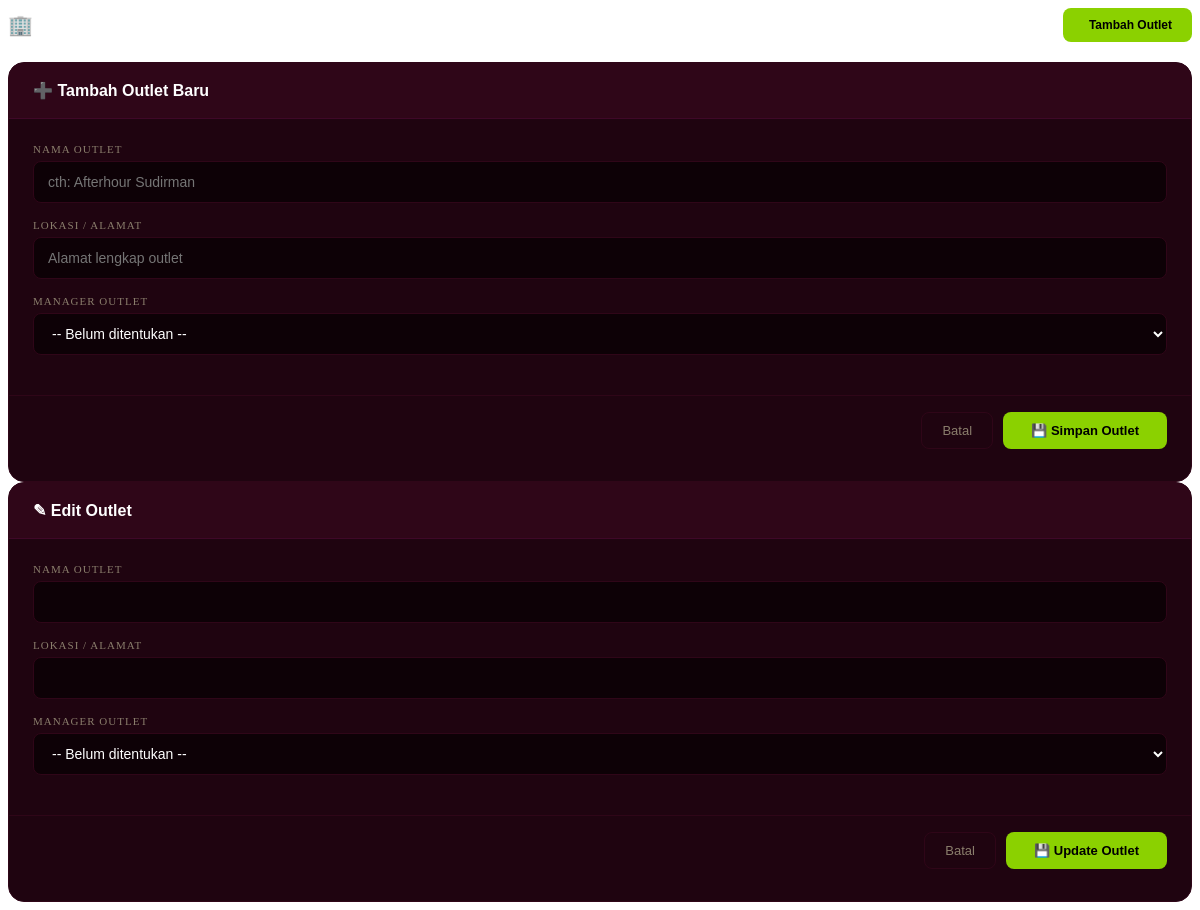
/pages/outletlist.php, run on an earlier commit of the app's database.
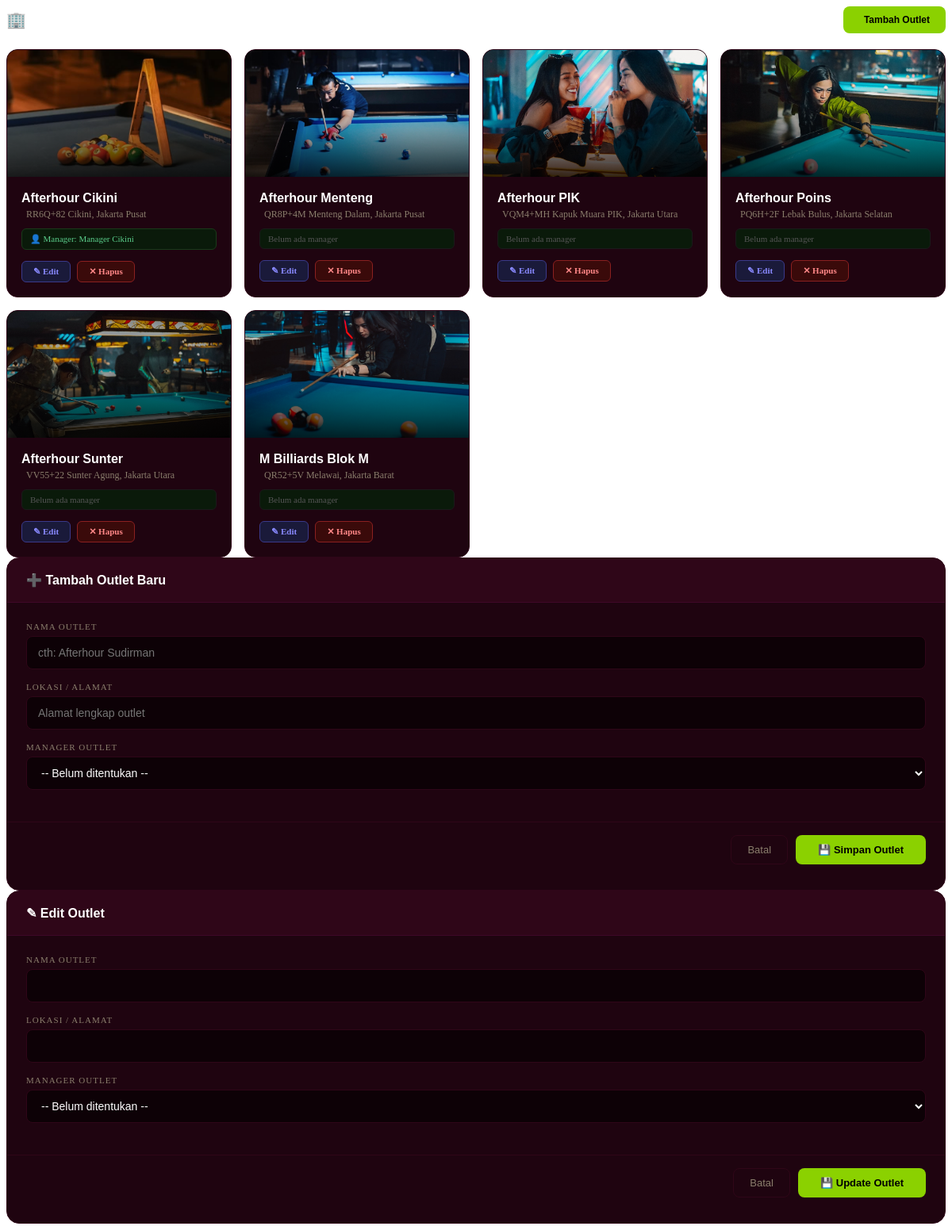
And on a later commit of the database.
### tables this page shows
CREATE TABLE IF NOT EXISTS outlets (
    outlet_id   INT PRIMARY KEY AUTO_INCREMENT,
    outlet_name VARCHAR(100) NOT NULL,
    location    VARCHAR(200) NOT NULL,
    manager_id  INT NULL,
    FOREIGN KEY (manager_id) REFERENCES users(userid) ON DELETE SET NULL
);

CREATE TABLE IF NOT EXISTS users (
    userid      INT PRIMARY KEY AUTO_INCREMENT,
    email       VARCHAR(100) UNIQUE NOT NULL,
    password    VARCHAR(255) NOT NULL,
    name        VARCHAR(100) NOT NULL,
    role        ENUM('customer','manager','admin') DEFAULT 'customer',
    avatar      VARCHAR(150) NULL,
    created_at  DATETIME DEFAULT CURRENT_TIMESTAMP
);

### class/class.Connection.php (called while the page is built, shortened)
<?php
class Connection
{
    public function __construct()
    {
        $this->connection = mysqli_connect("localhost", "root", "", "afterhour_db");
    }
}
?>

### class/class.Outlet.php (called while the page is built, shortened)
<?php
require_once(__DIR__ . '/class.Connection.php');
class Outlet extends Connection
{
    public function __get($a)   { if (property_exists($this,$a)) return $this->$a; }
    public function SelectAllOutlet()
    {
        $sql = "SELECT o.*, u.name as manager_name FROM outlets o
                LEFT JOIN users u ON u.userid = o.manager_id
                ORDER BY o.outlet_name ASC";
        $res = mysqli_query($this->connection, $sql);
        $arr = [];
        while ($d = mysqli_fetch_assoc($res)) {
            $o = new Outlet();
            $o->outlet_id   = $d['outlet_id'];
            $o->outlet_name = $d['outlet_name'];
            $o->location    = $d['location'];
            $o->manager_id  = $d['manager_id'];
            $arr[] = $o;
        }
        return $arr;
    }
}
?>

### class/class.User.php (called while the page is built, shortened)
<?php
require_once(__DIR__ . '/class.Connection.php');
class User extends Connection
{
    public function __get($attr)  { if (property_exists($this,$attr)) return $this->$attr; }
    public function SelectAllUsers()
    {
        $sql  = "SELECT * FROM users ORDER BY created_at DESC";
        $res  = mysqli_query($this->connection, $sql);
        $arr  = [];
        while ($d = mysqli_fetch_assoc($res)) {
            $o = new User();
            $o->userid = $d['userid'];
            $o->email  = $d['email'];
            $o->name   = $d['name'];
            $o->role   = $d['role'];
            $arr[] = $o;
        }
        return $arr;
    }
}
?>

### pages/outletlist.php (the view, shortened to what this page needs)
<?php
require_once(__DIR__.'/../class/class.Outlet.php');
require_once(__DIR__.'/../class/class.User.php');
$objOutlet = new Outlet();
$objUser   = new User();
$allUsers  = $objUser->SelectAllUsers();
$allOutlets = $objOutlet->SelectAllOutlet();
?>
<div class="ol-header">
    <h3>🏢 Kelola Outlet</h3>
    <button class="btn-add-primary" data-toggle="modal" data-target="#modalAdd">
        <span class="glyphicon glyphicon-plus"></span> Tambah Outlet
    </button>
</div>
<div class="outlet-grid">
    <?php foreach ($allOutlets as $i => $ol):
        $imgNum = ($i % 12) + 1;
    ?>
    <div class="outlet-admin-card">
        <div class="ocard-img" style="background-image:url('assets/stocks/Afterhour (<?= $imgNum ?>).png')"></div>
        <div class="ocard-body">
            <h4 class="ocard-name"><?= htmlspecialchars($ol->outlet_name) ?></h4>
            <p class="ocard-loc">
                <?= htmlspecialchars($ol->location) ?>
            </p>
            <?php if ($ol->manager_id): ?>
                <?php foreach ($allUsers as $u): if ($u->userid == $ol->manager_id): ?>
                <div class="ocard-manager">👤 Manager: <?= htmlspecialchars($u->name) ?></div>
                <?php break; endif; endforeach; ?>
            <?php else: ?>
                <div class="ocard-manager" style="color:#555;border-color:#1a1a1a">Belum ada manager</div>
            <?php endif; ?>
            <div class="ocard-actions">
                <a class="btn-oact btn-oedit" href="#"
                   onclick="openEdit(<?= $ol->outlet_id ?>, '<?= addslashes($ol->outlet_name) ?>', '<?= addslashes($ol->location) ?>', '<?= $ol->manager_id ?>'); return false;">
                   ✎ Edit
                </a>
                <a class="btn-oact btn-odel"
                   href="dashboardadmin.php?p=outletlist&action=delete&id=<?= $ol->outlet_id ?>"
                   onclick="return confirm('Hapus outlet ini? Semua meja di outlet ini akan ikut terhapus.')">
                   ✕ Hapus
                </a>
            </div>
        </div>
    </div>
    <?php endforeach; ?>
</div>
<div class="modal fade modal-dark" id="modalAdd" tabindex="-1">
    <div class="modal-dialog">
        <div class="modal-content">
            <div class="modal-header"><h4>➕ Tambah Outlet Baru</h4></div>
            <form method="post">
                <div class="modal-body">
                    <div class="mform-group">
                        <label>Nama Outlet</label>
                        <input type="text" name="outlet_name" class="mform-control" placeholder="cth: Afterhour Sudirman" required>
                    </div>
                    <div class="mform-group">
                        <label>Lokasi / Alamat</label>
                        <input type="text" name="location" class="mform-control" placeholder="Alamat lengkap outlet" required>
                    </div>
                    <div class="mform-group">
                        <label>Manager Outlet</label>
                        <select name="manager_id" class="mform-control">
                            <option value="">-- Belum ditentukan --</option>
                        </select>
                    </div>
                </div>
                <div class="modal-footer" style="display:flex;gap:10px;justify-content:flex-end">
                    <button type="button" class="btn-cancel-m" data-dismiss="modal">Batal</button>
                    <button type="submit" name="btnAdd" class="btn-save">💾 Simpan Outlet</button>
                </div>
            </form>
        </div>
    </div>
</div>
<div class="modal fade modal-dark" id="modalEdit" tabindex="-1">
    <div class="modal-dialog">
        <div class="modal-content">
            <div class="modal-header"><h4>✎ Edit Outlet</h4></div>
            <form method="post">
                <div class="modal-body">
                    <div class="mform-group">
                        <label>Nama Outlet</label>
                        <input type="text" name="outlet_name" id="editName" class="mform-control" required>
                    </div>
                    <div class="mform-group">
                        <label>Lokasi / Alamat</label>
                        <input type="text" name="location" id="editLoc" class="mform-control" required>
                    </div>
                    <div class="mform-group">
                        <label>Manager Outlet</label>
                        <select name="manager_id" id="editManager" class="mform-control">
                            <option value="">-- Belum ditentukan --</option>
                        </select>
                    </div>
                </div>
                <div class="modal-footer" style="display:flex;gap:10px;justify-content:flex-end">
                    <button type="button" class="btn-cancel-m" data-dismiss="modal">Batal</button>
                    <button type="submit" name="btnUpdate" class="btn-save">💾 Update Outlet</button>
                </div>
            </form>
        </div>
    </div>
</div>

### pages/outletlist.php (style rules this page uses)
.ol-header { display:flex;justify-content:space-between;align-items:center;margin-bottom:20px;flex-wrap:wrap;gap:12px }
.ol-header h3 { font-family:'Boldonse',sans-serif!important;font-size:20px!important;color:#fff;margin:0 }
.btn-add-primary { background:#8bd100;color:#000;font-weight:700;font-size:12px;padding:10px 20px;border-radius:8px;border:none;cursor:pointer;transition:all 0.2s;display:inline-flex;align-items:center;gap:6px }
.outlet-grid { display:grid;grid-template-columns:repeat(auto-fill,minmax(280px,1fr));gap:16px }
.outlet-admin-card { background:#1f0410;border:1px solid #2f0618;border-radius:14px;overflow:hidden;transition:border-color 0.3s }
.ocard-img { height:160px;background:#111 url('assets/stocks/Afterhour (3).png') center/cover;position:relative }
.ocard-img::after { content:'';position:absolute;inset:0;background:linear-gradient(to bottom,transparent 40%,rgba(0,0,0,0.8)) }
.ocard-body { padding:18px }
.ocard-name { font-family:'DM Sans',sans-serif;font-weight:700;color:#fff;font-size:16px;margin:0 0 4px }
.ocard-loc { color:#8A7E6C;font-size:12px;margin:0 0 10px;display:flex;align-items:flex-start;gap:6px }
.ocard-manager { background:#0a1a0a;border:1px solid #1a3a1a;border-radius:6px;padding:6px 10px;font-size:11px;color:#5acc8a;margin-bottom:14px }
.ocard-actions { display:flex;gap:8px }
.btn-oact { font-size:11px;padding:6px 14px;border-radius:6px;cursor:pointer;text-decoration:none;transition:all 0.2s;display:inline-block;border:1px solid;font-weight:600 }
.btn-oedit { background:#1a1a3a;border-color:#3a3a8a;color:#8a8aff }
.btn-odel { background:#3a0a0a;border-color:#8a2020;color:#ff8888 }
.modal-dark .modal-content { background:#1f0410;border:1px solid #2f0618;border-radius:16px;color:#fff }
.modal-dark .modal-header { background:#2f0618;border-radius:14px 14px 0 0;border-bottom:1px solid #3f0828;padding:18px 24px }
.modal-dark .modal-header h4 { color:#fff;margin:0;font-family:'DM Sans',sans-serif;font-weight:700 }
.modal-dark .modal-body { padding:24px }
.modal-dark .modal-footer { border-top:1px solid #2f0618;padding:16px 24px }
.mform-group { margin-bottom:16px }
.mform-group label { font-size:11px;color:#8A7E6C;letter-spacing:1px;text-transform:uppercase;margin-bottom:6px;display:block }
.mform-control { background:#0d0106;border:1px solid #2f0618;border-radius:8px;height:42px;color:#fff;font-size:14px;padding:0 14px;width:100%;transition:border-color 0.2s;box-sizing:border-box }
.mform-control option { background:#0d0106 }
.btn-save { background:#8bd100;color:#000;font-weight:700;font-size:13px;padding:10px 28px;border-radius:8px;border:none;cursor:pointer }
.btn-cancel-m { background:transparent;border:1px solid #2f0618;color:#8A7E6C;font-size:13px;padding:10px 20px;border-radius:8px;cursor:pointer }

What changed in the data, as far as the page shows it:
added outlets: outlet_name "Afterhour Cikini", location "RR6Q+82 Cikini, Jakarta Pusat"
added users: name "Manager Cikini"
added outlets: outlet_name "Afterhour Menteng", location "QR8P+4M Menteng Dalam, Jakarta Pusat", shows "Belum ada manager"
added outlets: outlet_name "Afterhour PIK", location "VQM4+MH Kapuk Muara PIK, Jakarta Utara", shows "Belum ada manager"
added outlets: outlet_name "Afterhour Poins", location "PQ6H+2F Lebak Bulus, Jakarta Selatan", shows "Belum ada manager"
added outlets: outlet_name "Afterhour Sunter", location "VV55+22 Sunter Agung, Jakarta Utara", shows "Belum ada manager"
added outlets: outlet_name "M Billiards Blok M", location "QR52+5V Melawai, Jakarta Barat", shows "Belum ada manager"
